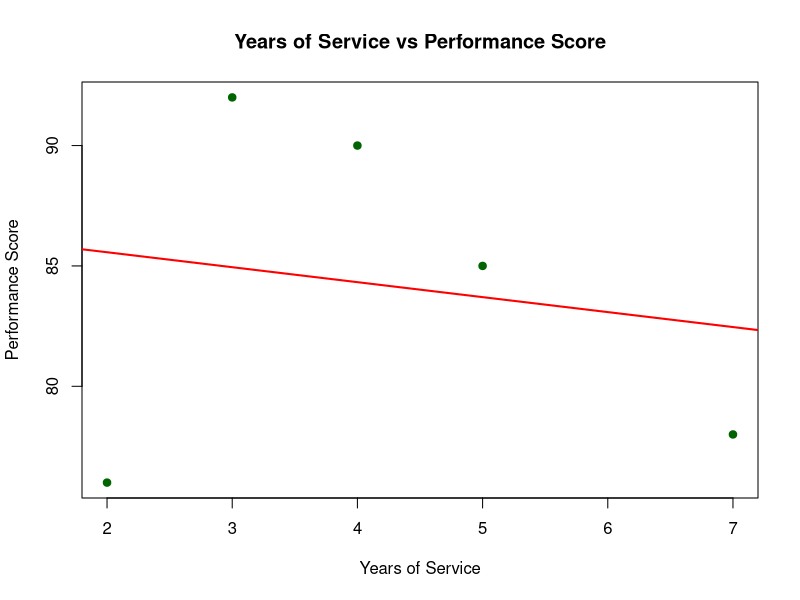

Here is the R script that generated this plot:
# Create Data Frame
employee <- data.frame(
  EmployeeID = c(1,2,3,4,5),
  Department = c("Sales","HR","Marketing","Sales","HR"),
  YearsService = c(5,3,7,4,2),
  PerformanceScore = c(85,92,78,90,76)
)

# Scatter Plot
plot(employee$YearsService,
     employee$PerformanceScore,
     pch = 19,
     col = "darkgreen",
     xlab = "Years of Service",
     ylab = "Performance Score",
     main = "Years of Service vs Performance Score")

# Regression Line
abline(lm(PerformanceScore ~ YearsService, data = employee),
       col = "red",
       lwd = 2)
